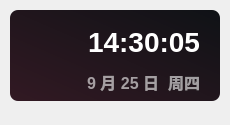
<?xml version="1.0" encoding="UTF-8"?>
<ui version="4.0">
 <class>Theme</class>
 <widget class="QWidget" name="Form">
  <property name="geometry">
   <rect>
    <x>0</x>
    <y>0</y>
    <width>230</width>
    <height>125</height>
   </rect>
  </property>
  <property name="minimumSize">
   <size>
    <width>0</width>
    <height>0</height>
   </size>
  </property>
  <property name="maximumSize">
   <size>
    <width>16777215</width>
    <height>65536</height>
   </size>
  </property>
  <property name="windowTitle">
   <string>时间</string>
  </property>
  <widget class="QLabel" name="date_text">
   <property name="geometry">
    <rect>
     <x>30</x>
     <y>70</y>
     <width>170</width>
     <height>24</height>
    </rect>
   </property>
   <property name="font">
    <font>
     <family>Microsoft YaHei UI</family>
     <pointsize>12</pointsize>
     <weight>75</weight>
     <bold>true</bold>
    </font>
   </property>
   <property name="styleSheet">
    <string notr="true">color: rgba(255, 255, 255, 150);
font-weight: bold;</string>
   </property>
   <property name="text">
    <string>9 月 25 日  周四</string>
   </property>
   <property name="textFormat">
    <enum>Qt::PlainText</enum>
   </property>
   <property name="alignment">
    <set>Qt::AlignRight|Qt::AlignTrailing|Qt::AlignVCenter</set>
   </property>
  </widget>
  <widget class="QLabel" name="time_text">
   <property name="geometry">
    <rect>
     <x>30</x>
     <y>18</y>
     <width>170</width>
     <height>48</height>
    </rect>
   </property>
   <property name="font">
    <font>
     <family>Microsoft YaHei UI</family>
     <pointsize>21</pointsize>
     <weight>75</weight>
     <bold>true</bold>
    </font>
   </property>
   <property name="styleSheet">
    <string notr="true">border: none;
color: rgba(255, 255, 255, 255);
font-weight: bold</string>
   </property>
   <property name="text">
    <string>14:30:05</string>
   </property>
   <property name="textFormat">
    <enum>Qt::PlainText</enum>
   </property>
   <property name="alignment">
    <set>Qt::AlignRight|Qt::AlignTrailing|Qt::AlignVCenter</set>
   </property>
  </widget>
  <widget class="QLabel" name="backgnd">
   <property name="geometry">
    <rect>
     <x>10</x>
     <y>10</y>
     <width>210</width>
     <height>91</height>
    </rect>
   </property>
   <property name="styleSheet">
    <string notr="true">background-color: qlineargradient(spread:pad, x1:0, y1:1, x2:1, y2:0, stop:0 rgba(50, 25, 35, 255), stop:1 rgba(15, 18, 22, 255));
border-radius: 8px</string>
   </property>
   <property name="text">
    <string/>
   </property>
  </widget>
  <widget class="QLabel" name="img">
   <property name="geometry">
    <rect>
     <x>10</x>
     <y>10</y>
     <width>91</width>
     <height>91</height>
    </rect>
   </property>
   <property name="styleSheet">
    <string notr="true"/>
   </property>
   <property name="pixmap">
    <pixmap>../img/1.png</pixmap>
   </property>
   <property name="scaledContents">
    <bool>true</bool>
   </property>
  </widget>
  <zorder>backgnd</zorder>
  <zorder>img</zorder>
  <zorder>date_text</zorder>
  <zorder>time_text</zorder>
 </widget>
 <resources/>
 <connections/>
</ui>
